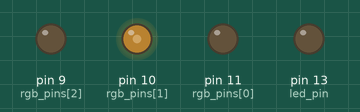
A sketch run on a simulated Arduino Uno, built with avr-gcc and run on an emulated ATmega328P. Parts: output pins drawn as LEDs (lit = HIGH).

Above: at 0.1 s.
Timing chart, 0 to 1.6 s (numbered marks = the images above):
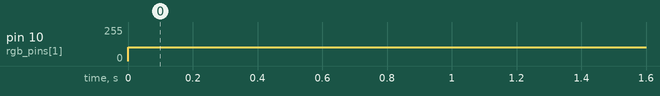

The sketch:

sketch.ino
```cpp
#include "colorspace.hpp"

const int button1_pin = 2;
const int button2_pin = 3;
const int led_pin = 13;
const int rgb_pins[] = {11, 10, 9};

float hsl[3] = {120.0, 1.0, 0.2};
byte rgb[3];
// long last_press_time = 0;
// long debounce = 200;
// bool prev_button1 = HIGH;
// bool prev_button2 = HIGH;

void setup() {
    Serial.begin(9600);
    hsl_to_rgb(hsl[0], hsl[1], hsl[2], rgb[0], rgb[1], rgb[2]);
    pinMode(button1_pin, INPUT_PULLUP);
    pinMode(button2_pin, INPUT_PULLUP);
    pinMode(led_pin, OUTPUT);
    for (int i = 0; i < 3; i++)
        pinMode(rgb_pins[i], OUTPUT);
}

void loop() {
    // bool button1 = digitalRead(button1_pin);
    // bool button2 = digitalRead(button2_pin);
    // bool pressed1 = (button1 == HIGH && prev_button1 == LOW);
    // bool pressed2 = (button2 == HIGH && prev_button2 == LOW);
    // if ((pressed1 || pressed2) && (millis() - last_press_time) > debounce) {
    //     hsl[2] += 0.1 * (pressed1 ? 1 : -1);
    //     hsl[2] = fmod(hsl[2], 1.0);
    //     hsl_to_rgb(hsl[0], hsl[1], hsl[2], rgb[0], rgb[1], rgb[2]);
    //
    //     for (int i = 0; i < 3; i++) {
    //         Serial.print(hsl[0], 5);
    //         Serial.print(" ");
    //     }
    //     Serial.println("");
    //     last_press_time = millis();
    // }
    //
    // prev_button1 = button1;
    // prev_button2 = button2;

    if (Serial.available() > 0) {
        // Each message is initialized with a newline, and then contains
        // 3 bytes.
        byte firstByte = Serial.read();
        if (firstByte == '\n') {
            for (int i = 0; i < 3; i++) {
                while (Serial.available() <= 0) {
                    delay(10);
                }
                rgb[i] = Serial.read();
            }
        } else{
            return;
        }
    }

    for (int i = 0; i < 3; i++) {
        analogWrite(rgb_pins[i], rgb[i]);
    }


}
```

Measured:
- by itself, pin 10 (rgb_pins[1]): 0/255 → 102/255 at 0.00 s
